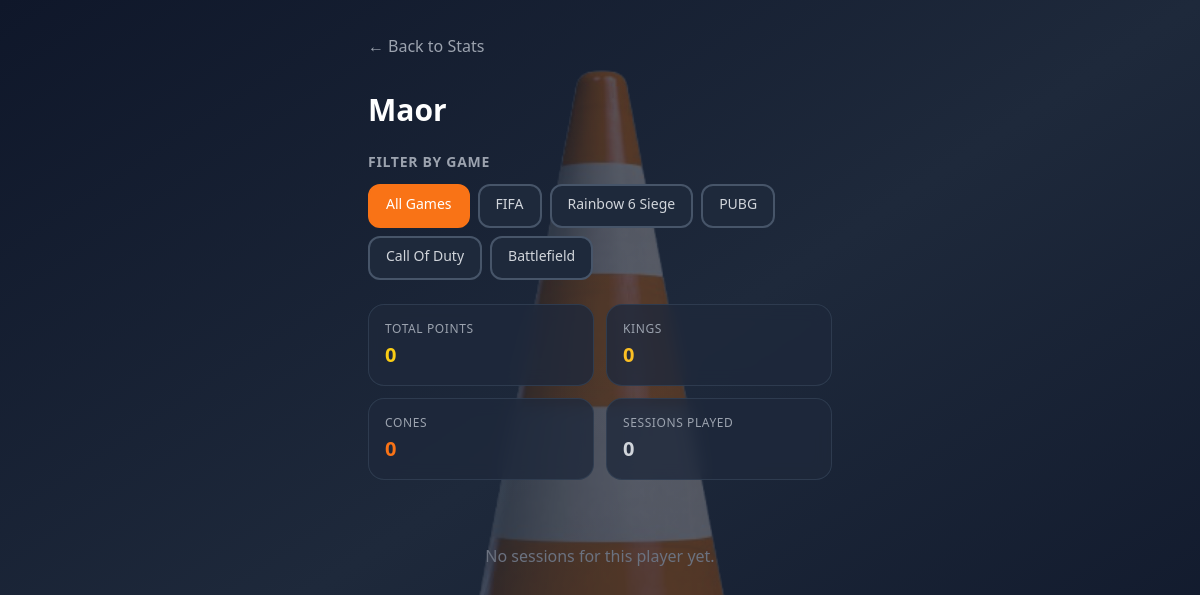
Screenshot of /player/1 with the database file from the repository.
### database.py (models this page shows)
class Player(Base):
    __tablename__ = "players"
    id = Column(Integer, primary_key=True, index=True)
    name = Column(String, unique=True)

class Game(Base):
    __tablename__ = "games"
    id = Column(Integer, primary_key=True, index=True)
    name = Column(String, unique=True)

### main.py (the view)
@app.get("/player/{player_id}", response_class=HTMLResponse)
def player_page(
    request: Request,
    player_id: int,
    game_id: Optional[int] = None,
    db: Session = Depends(get_db)
):
    player = db.get(Player, player_id)
    if not player:
        return RedirectResponse(url="/stats", status_code=303)
    games = db.query(Game).all()
    sessions_query = db.query(GameSession).order_by(GameSession.date.desc())
    if game_id is not None:
        sessions_query = sessions_query.filter(GameSession.game_id == game_id)
    sessions = sessions_query.all()
    session_ids = [s.id for s in sessions]
    player_sessions = [s for s in sessions if player in s.participants]
    if session_ids:
        total = db.query(func.sum(Vote.rank_score)).filter(
            Vote.target_player_id == player.id,
            Vote.session_id.in_(session_ids)
        ).scalar() or 0
        cone_count = db.query(Vote).filter(
            Vote.target_player_id == player.id,
            Vote.rank_score == 1,
            Vote.session_id.in_(session_ids)
        ).count()
    else:
        total = 0
        cone_count = 0
    king_count = 0
    for s in sessions:
        n = len(s.participants)
        king_count += db.query(Vote).filter(
            Vote.target_player_id == player.id,
            Vote.session_id == s.id,
            Vote.rank_score == n
        ).count()
    overall = {
        "score": total,
        "king_count": king_count,
        "cone_count": cone_count,
        "sessions_count": len(player_sessions),
    }
    by_game = []
    seen_game_ids = set()
    for s in player_sessions:
        g = s.game
        if not g or g.id in seen_game_ids:
            continue
        seen_game_ids.add(g.id)
        g_sessions = [sess for sess in player_sessions if sess.game_id == g.id]
        g_session_ids = [sess.id for sess in g_sessions]
        g_score = db.query(func.sum(Vote.rank_score)).filter(
            Vote.target_player_id == player.id,
            Vote.session_id.in_(g_session_ids)
        ).scalar() or 0
        g_kings = sum(
            db.query(Vote).filter(
                Vote.target_player_id == player.id,
                Vote.session_id == sess.id,
                Vote.rank_score == len(sess.participants)
            ).count()
            for sess in g_sessions
        )
        g_cones = db.query(Vote).filter(
            Vote.target_player_id == player.id,
            Vote.rank_score == 1,
            Vote.session_id.in_(g_session_ids)
        ).count()
        by_game.append({
            "game_id": g.id,
            "game_name": g.name,
            "score": g_score,
            "king_count": g_kings,
            "cone_count": g_cones,
            "sessions_count": len(g_sessions),
        })
    by_game.sort(key=lambda x: x["score"], reverse=True)
    session_history = []
    for s in player_sessions:
        n = len(s.participants)
        score_in_session = db.query(func.sum(Vote.rank_score)).filter(
            Vote.target_player_id == player.id,
            Vote.session_id == s.id
        ).scalar() or 0
        was_king = db.query(Vote).filter(
            Vote.target_player_id == player.id,
            Vote.session_id == s.id,
            Vote.rank_score == n
        ).count() > 0
        was_cone = db.query(Vote).filter(
            Vote.target_player_id == player.id,
            Vote.session_id == s.id,
            Vote.rank_score == 1
        ).count() > 0
        participant_scores = []
        for p in s.participants:
            p_score = db.query(func.sum(Vote.rank_score)).filter(
                Vote.target_player_id == p.id,
                Vote.session_id == s.id
            ).scalar() or 0
            participant_scores.append((p.id, p_score))
        participant_scores.sort(key=lambda x: x[1], reverse=True)
        rank_in_session = 1
        for i, (pid, _) in enumerate(participant_scores, 1):
            if pid == player.id:
                rank_in_session = i
                break
        session_history.append({
            "session": s,
            "game_name": s.game.name if s.game else "—",
            "date": s.date,
            "score_in_session": score_in_session,
            "was_king": was_king,
            "was_cone": was_cone,
            "rank_in_session": rank_in_session,
        })
    session_history.sort(key=lambda x: x["date"], reverse=True)
    chart_over_time = []
    for h in reversed(session_history):
        chart_over_time.append({
            "date_label": h["date"].strftime("%Y-%m-%d %H:%M"),
            "score": h["score_in_session"],
            "king": 1 if h["was_king"] else 0,
            "cone": 1 if h["was_cone"] else 0,
        })
    chart_over_time_js = json.dumps([
        {"date_label": d["date_label"], "score": d["score"], "king": d["king"], "cone": d["cone"]}
        for d in chart_over_time
    ])
    by_game_js = json.dumps([{"game_name": g["game_name"], "score": g["score"]} for g in by_game])
    return templates.TemplateResponse("player.html", {
        "request": request,
        "player": player,
        "games": games,
        "selected_game_id": game_id,
        "overall": overall,
        "by_game": by_game,
        "session_history": session_history,
        "chart_over_time": chart_over_time,
        "chart_over_time_js": chart_over_time_js,
        "by_game_js": by_game_js,
    })

### templates/player.html (shortened to what this page needs)
{% extends "base.html" %}
{% block content %}
<a href="/stats{% if selected_game_id is not none %}?game_id={{ selected_game_id }}{% endif %}" class="text-gray-400 hover:text-orange-400 mb-6 inline-block touch-manipulation min-touch flex items-center transition-colors">
    <span class="mr-1">←</span> Back to Stats
</a>
<div class="animate-fade-in">
    <h1 class="text-2xl sm:text-3xl font-bold mb-6">{{ player.name }}</h1>
    <div class="mb-6">
        <h2 class="text-sm font-semibold text-gray-400 uppercase tracking-wider mb-3">Filter by Game</h2>
        <div class="flex flex-wrap gap-2">
            <a href="/player/{{ player.id }}" class="px-4 py-2 rounded-xl text-sm font-medium transition-all touch-manipulation min-touch
                {% if selected_game_id is none %}bg-orange-500 text-white border-2 border-orange-500
                {% else %}bg-slate-800 text-gray-300 border-2 border-slate-600 hover:border-slate-500{% endif %}">
                All Games
            </a>
            {% for g in games %}
            <a href="/player/{{ player.id }}?game_id={{ g.id }}" class="px-4 py-2 rounded-xl text-sm font-medium transition-all touch-manipulation min-touch
                {% if selected_game_id == g.id %}bg-orange-500 text-white border-2 border-orange-500
                {% else %}bg-slate-800 text-gray-300 border-2 border-slate-600 hover:border-slate-500{% endif %}">
                {{ g.name }}
            </a>
            {% endfor %}
        </div>
    </div>
    <div class="grid grid-cols-2 gap-3 mb-8">
        <div class="bg-slate-800/80 backdrop-blur rounded-2xl p-4 border border-slate-700/80">
            <p class="text-xs text-gray-400 uppercase tracking-wider mb-1">Total points</p>
            <p class="text-xl font-bold text-yellow-400">{{ overall.score }}</p>
        </div>
        <div class="bg-slate-800/80 backdrop-blur rounded-2xl p-4 border border-slate-700/80">
            <p class="text-xs text-gray-400 uppercase tracking-wider mb-1">Kings</p>
            <p class="text-xl font-bold text-amber-400">{{ overall.king_count }}</p>
        </div>
        <div class="bg-slate-800/80 backdrop-blur rounded-2xl p-4 border border-slate-700/80">
            <p class="text-xs text-gray-400 uppercase tracking-wider mb-1">Cones</p>
            <p class="text-xl font-bold text-orange-500">{{ overall.cone_count }}</p>
        </div>
        <div class="bg-slate-800/80 backdrop-blur rounded-2xl p-4 border border-slate-700/80">
            <p class="text-xs text-gray-400 uppercase tracking-wider mb-1">Sessions played</p>
            <p class="text-xl font-bold text-gray-300">{{ overall.sessions_count }}</p>
        </div>
    </div>
    {% if not session_history and not by_game %}
    <p class="text-gray-500 text-center py-8">No sessions for this player{% if selected_game_id is not none %} in this game{% endif %} yet.</p>
    {% endif %}
</div>
{% endblock %}

### templates/base.html (style rules this page uses)
.min-touch { min-height: 44px; min-width: 44px; }
.touch-manipulation { touch-action: manipulation; }
.bg-cone::before { content: ''; position: fixed; inset: 0; background-image: url('/static/cone.png'); background-repeat: no-repeat; background-position: center center; background-size: min(140vmin, 720px); opacity: 0.28; pointer-events: none; z-index: -1; }

### rows the page displays
Player: name "Maor"
Game: name "FIFA"
Game: name "Rainbow 6 Siege"
Game: name "PUBG"
Game: name "Call Of Duty"
Game: name "Battlefield"

### other values shown
{{ overall.score }} "0"
{{ overall.king_count }} "0"
{{ overall.cone_count }} "0"
{{ overall.sessions_count }} "0"
